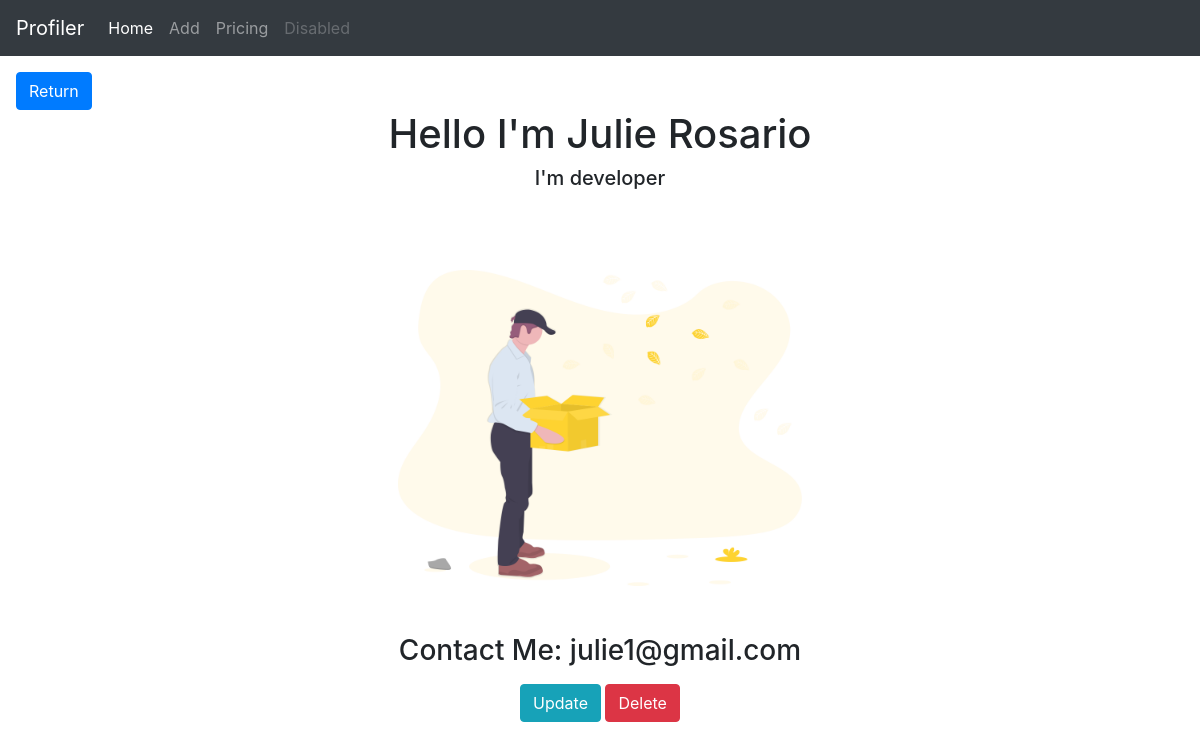
/details/7/, run on the app's committed database.
### profilerapp/models.py (models this page shows, shortened)
class Users(models.Model):
    f_name = models.CharField(max_length=200)
    l_name = models.CharField(max_length=200)
    email = models.EmailField(unique=True)
    position = models.CharField(max_length=200)
    images = models.ImageField(default="background21.png")

### profilerapp/views.py (the view)
# urls.py: path("details/<str:pk>/", views.details, name="details"),
def details(request, pk):
    user = Users.objects.get(id=pk)
    content = {
        'user':user
    }
    return render(request, 'profilerapp/details.html', content)

### profilerapp/templates/profilerapp/details.html (shortened to what this page needs)
{% extends 'profilerapp/base.html' %}
{% block content %}
<a href="{% url 'users' %}" class="btn btn-primary ml-3">Return</a>
<h1 class="text-center">Hello I'm {{user.f_name}} {{user.l_name}}</h1>
<h5 class="text-center">I'm {{user.position}}</h5>
<h1 class="text-center mt-5"><img src="{{user.images.url}}"  alt="" width="500"></h1>
<h3 class="text-center mt-3">Contact Me: {{user.email}}</h3>
<div class="mt-3 mb-5" style="text-align:center">
    <a href="{% url 'update' user.id %}" class="btn btn-info">Update</a>
    <a href="{% url 'delete' user.id %}" class="btn btn-danger">Delete</a>
</div>
{% endblock %}

### data on the page
Users: f_name "Julie", l_name "Rosario", position "developer", images (picture), email "julie1@gmail.com"
